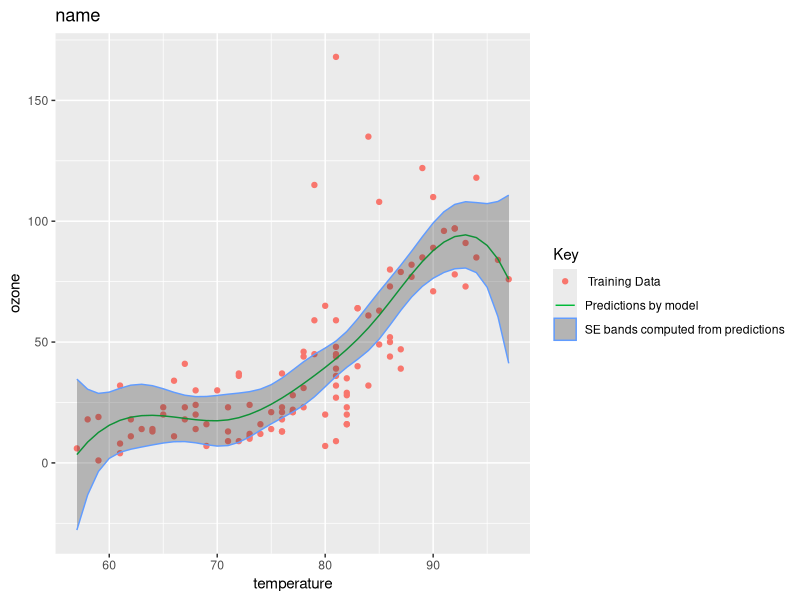
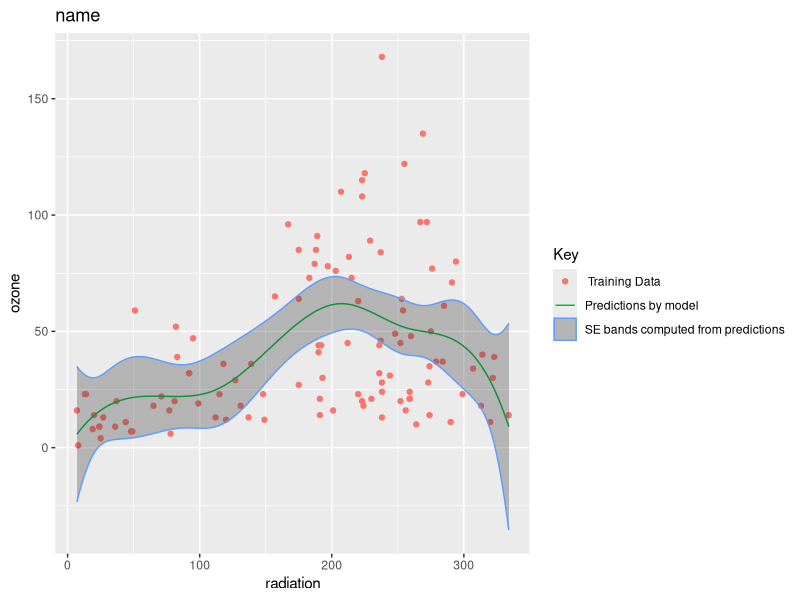
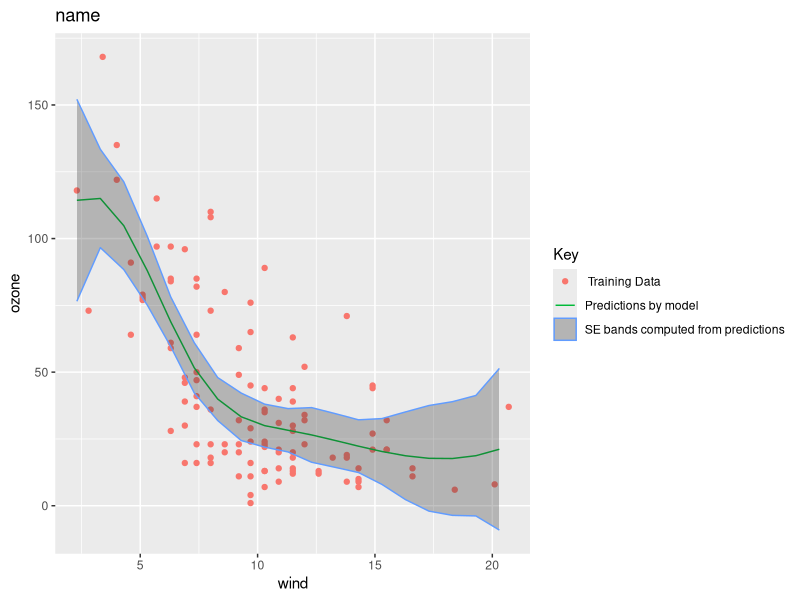
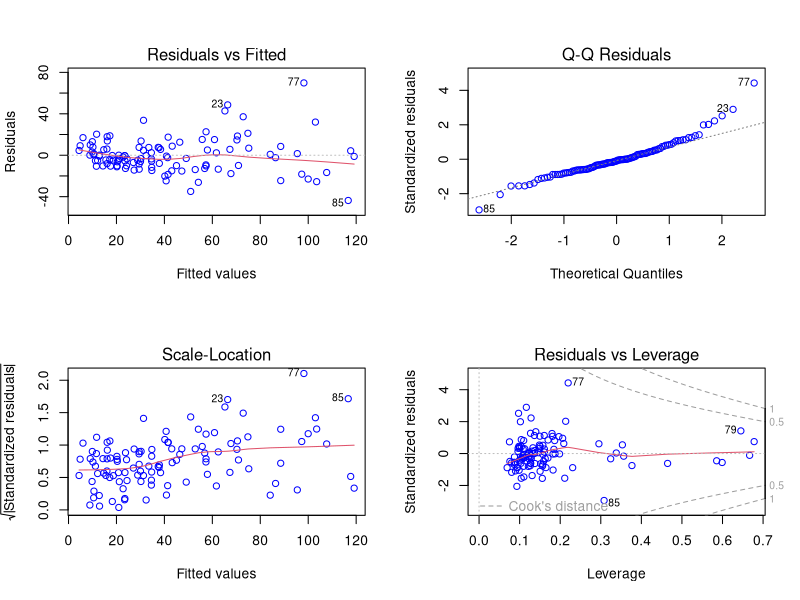
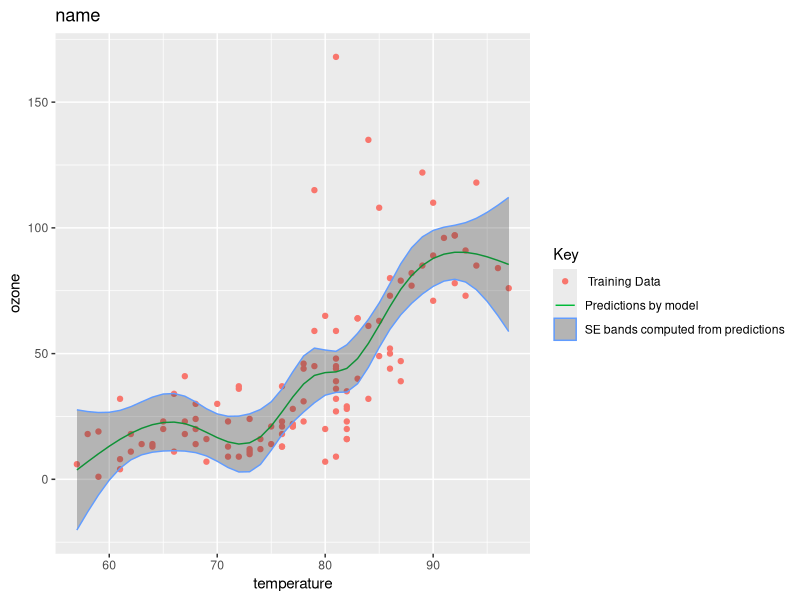
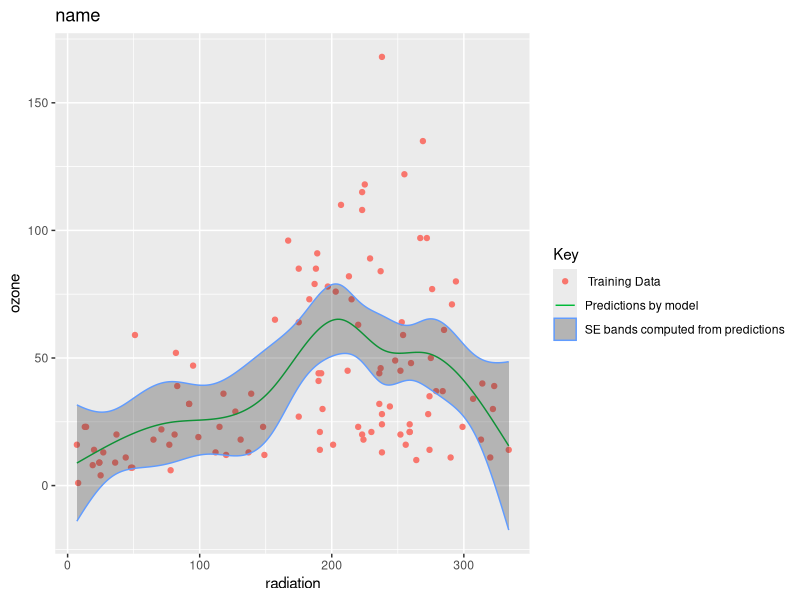
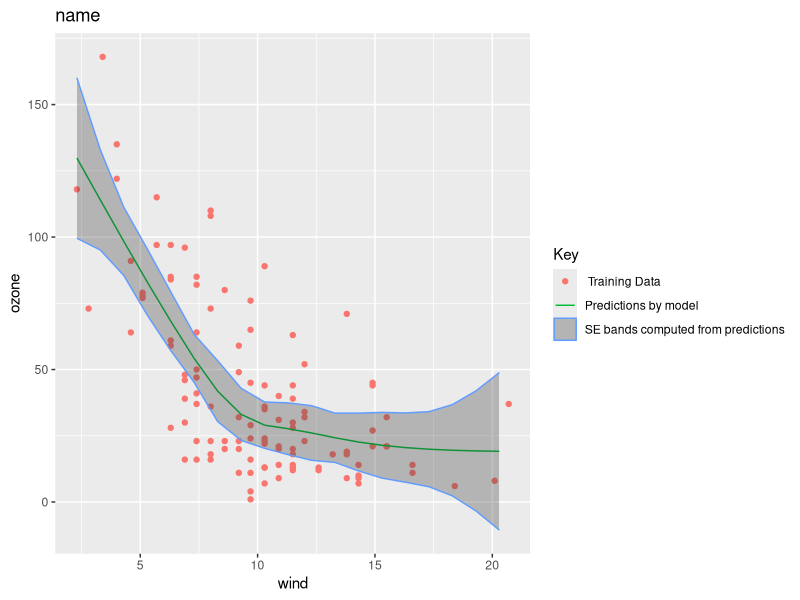
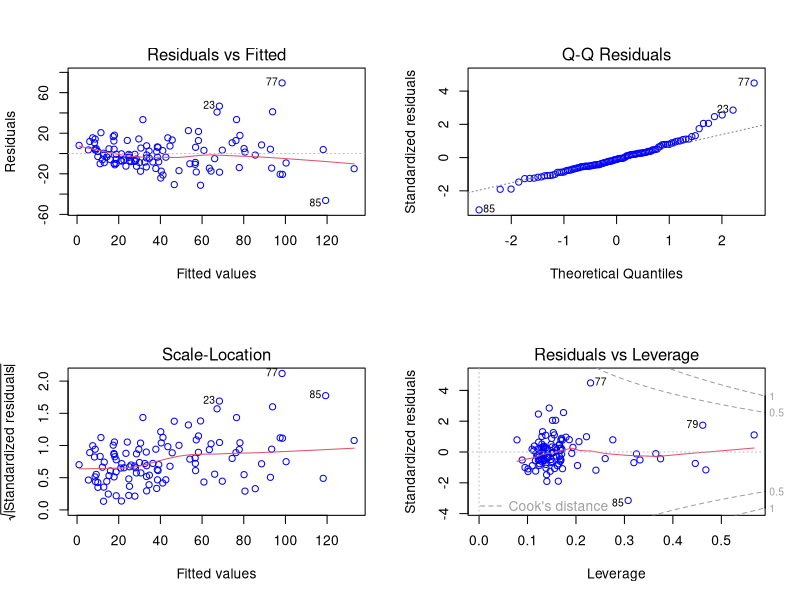

Recreate these plots in R, in order.
## ---- chunk 1
library(dplyr)
library(MASS)
library(knitr)
library(graphics)
library(splines)
library(gam)
library(mgcv)
library(broom)
library(ggplot2)
## ---- chunk 2
ozone.data<-read.table("ozone_data.txt", header = TRUE, dec=".")
## ---- chunk 3
head(ozone.data)
## ---- chunk 4
degf<-6
## ---- chunk 5
b.or.n.partial<-function(column, degf, type){
  
  # First we extract the feature data.
  feature<-ozone.data[[column]]
  # Construct a grid of values on which we use the model to predict ozone levels
  collims<-range(feature)
  col_grid<-seq(min(collims), max(collims))
  
  # This block performs regression with regression splines
  if(type == "bs"){
    if(column=="radiation"){
        # This builds the linear model
        model = lm(ozone~bs(radiation, df=degf), data = ozone.data)
        # Use the linear model to predict ozone levels on the grid
        pred<- predict(model, newdata = list(radiation = col_grid), se = TRUE)
    }
    else if(column == "temperature"){
          model = lm(ozone~bs(temperature, df=degf), data = ozone.data)
          pred<- predict(model, newdata = list(temperature = col_grid), se = TRUE)
    }
    else if(column == "wind"){
          model = lm(ozone~bs(wind, df=degf), data = ozone.data)
          pred<- predict(model, newdata = list(wind = col_grid), se = TRUE)
    }
    else{
      print("Incorrect Feature Input")
    }
  }
  
  # This block performs regression with natural splines.
  else if(type == "ns"){
    if(column=="radiation"){
        model = lm(ozone~ns(radiation, df=degf), data = ozone.data)
        pred<- predict(model, newdata = list(radiation = col_grid), se = TRUE)
    }
    else if(column == "temperature"){
          model = lm(ozone~ns(temperature, df=degf), data = ozone.data)
          pred<- predict(model, newdata = list(temperature = col_grid), se = TRUE)
    }
    else if(column == "wind"){
          model = lm(ozone~ns(wind, df=degf), data = ozone.data)
          pred<- predict(model, newdata = list(wind = col_grid), se = TRUE)
    }
    else{
      print("Incorrect Feature Input")
    }
  }
  else{
      print("Incorrect Spline Input")
  }
  
  # We construct the error bands as 2*(standard error) from our predictions
  # using our model
  error_bands<-with(pred, cbind("upper"=fit+2*se.fit, "lower" = fit - 2*se.fit))
  
  # Create the labels and titles for our plot
  label1<-"SE bands computed from predictions"
  label2<-"Predictions by model"
  Key<-" Training Data"
  
  if(type=="ns"){
    name<-"Natural Splines on Ozone Data"
  }
  else{
    name<-"Regression Splines on Ozone Data"
  }
  
  # Construct the plot 
  p<-ggplot() +
    geom_point(data = ozone.data, aes(x = feature, y = ozone, color=Key)) +
    geom_line(aes(x = col_grid, y = pred$fit, color=label2)) + 
    geom_ribbon(aes(x = col_grid, 
      ymin = error_bands[,"lower"], 
      ymax = error_bands[,"upper"],
      color=label1), 
      alpha = 0.3) + 
    xlim(collims) + 
    theme(legend.position = 'right') + 
    guides(fill=guide_legend(title="New Legend Title"))+
    labs(title="name", x=column, y="ozone")
  
  # display the plot
  print(p)
  # Return the model
  return(model)
  }
## ---- chunk 6
ss.partial<-function(column, degf){
    # Extract the data for the feature we are interested in 
    feature<-ozone.data[[column]]
    
    # Construct a model using smoothing splines where the smoothing parameter 
    # lambda is determined from the degrees of freedom
    fit_smooth = with(ozone.data, smooth.spline(feature, ozone, df = degf))
    # Construct a model with optimal \lambda determined from CV
    fit_smooth_cv = with(ozone.data, smooth.spline(feature, ozone, cv = TRUE))
    
    # Extract the effective degrees of freedom
    edf<-round(fit_smooth_cv$df,2)
  
    # Build the labels 
    Key<-paste(degf," degrees of freedom")
    label2<-paste(edf, "effective degrees of freedom")

    # Plot the smoothing splines
    p<- ggplot() +
        geom_point(data = ozone.data, aes(x = feature, y = ozone)) +
        geom_line(aes(x = fit_smooth$x, y = fit_smooth$y, 
                                                color = Key))  +
        geom_line(aes(x = fit_smooth_cv$x, y = fit_smooth_cv$y, 
                                                  color = label2)) +
        theme(legend.position = 'right') + 
        labs(title = "Smoothing Splines on Ozone Data", x=column, y="ozone") 
  # Print the plot
  print(p)
  # Return the model with \lambda determined via CV
  return(fit_smooth_cv)
}
## ---- chunk 7
bs.temp<-b.or.n.partial("temperature", degf,"bs")
bs.rad<-b.or.n.partial("radiation", degf,"bs")
## ---- chunk 8
bs.wind<-b.or.n.partial("wind", degf,"bs")
## ---- chunk 9
t<-toString(attr(bs(ozone.data[["temperature"]],df=degf),"knots"))
r<- toString(attr(bs(ozone.data[["radiation"]],df=degf),"knots"))
w<- toString(attr(bs(ozone.data[["wind"]],df=degf),"knots"))

sep="\n"
string<- paste("The x values of the knots are fixed at the values: ", sep, "Temperature: ", t, sep,"Radiation: ", r, sep, "Wind: ", w )
cat(string)  

## ---- chunk 10
t<- round(sum(abs(bs.temp$residual)^2), 2)
r<- round(sum(abs(bs.rad$residual)^2), 2)
w<- round(sum(abs(bs.wind$residual)^2), 2)

sep="\n"
string<- paste("The residual sum squares for each feature are as follow: ", sep, "Temperature: ", t, sep,"Radiation: ", r, sep, "Wind: ", w )
cat(string)
## ---- chunk 11
bsmodel<- lm(ozone ~  bs(radiation, degf)+bs(temperature, degf)+bs(wind, degf), data=ozone.data)
## ---- chunk 12
tidy(summary(bsmodel))
## ---- chunk 13
par(mfrow = c(2,2))
plot(bsmodel, col="blue")
## ---- chunk 14
submodel1<-lm(ozone~bs(radiation, degf) + bs(temperature, degf), data=ozone.data)
submodel2<-lm(ozone~bs(radiation, degf) + bs(wind, degf), data=ozone.data)
submodel3<-lm(ozone~bs(wind, degf) + bs(temperature, degf), data=ozone.data)

tidy(anova(bsmodel, submodel1))
tidy(anova(bsmodel, submodel2))
tidy(anova(bsmodel, submodel3))
## ---- chunk 15
ns.temp<-b.or.n.partial("temperature", degf,"ns")
ns.rad<-b.or.n.partial("radiation", degf,"ns")
## ---- chunk 16
ns.wind<-b.or.n.partial("wind", degf,"ns")
## ---- chunk 17
t<-toString(attr(ns(ozone.data[["temperature"]],df=degf),"knots"))
r<- toString(attr(ns(ozone.data[["radiation"]],df=degf),"knots"))
w<- toString(attr(ns(ozone.data[["wind"]],df=degf),"knots"))

sep="\n"
string<- paste("The x values of the knots for these models are at the following values: ", sep, "Temperature: ", t, sep,"Radiation: ", r, sep, "Wind: ", w )
cat(string)  
## ---- chunk 18
t<- round(sum(abs(ns.temp$residual)^2), 2)
r<- round(sum(abs(ns.rad$residual)^2), 2)
w<- round(sum(abs(ns.wind$residual)^2), 2)

sep="\n"
string<- paste("The residual sum squares for each feature are as follow: ", sep,"Temperature: ", t, sep,"Radiation: ", r, sep, "Wind: ", w )
cat(string)
## ---- chunk 19
nsmodel<- lm(ozone ~ ns(radiation, degf)+ns(temperature, degf)+ns(wind, degf), data=ozone.data)
## ---- chunk 20
tidy(summary(nsmodel))
## ---- chunk 21
par(mfrow = c(2,2))
plot(nsmodel, col="blue")
## ---- chunk 22
ss.temp<-ss.partial("temperature", degf)
ss.rad<-ss.partial("radiation", degf)
## ---- chunk 23
ss.wind<-ss.partial("wind", degf)
## ---- chunk 24
t<- round(ss.temp$lambda, 5)
r<- round(ss.rad$lambda, 5)
w<-  round(ss.wind$lambda, 5)

sep="\n"
string<- paste("The optimal smoothing parameters lambda as determined by LOOCV for each feature are as follow: ", sep, "Temperature: ", t, sep,"Radiation: ", r, sep, "Wind: ", w )
cat(string)
## ---- chunk 25
t<- round(ss.temp$pen.crit, 2)
r<- round(ss.rad$pen.crit, 2)
w<- round(ss.wind$pen.crit, 2)

sep="\n"
string<- paste("The residual sum squares for each feature are as follow: ", sep, "Temperature: ", t, sep,"Radiation: ", r, sep, "Wind: ", w )
cat(string)
## ---- chunk 26
ssmodel = gam(ozone ~ s(radiation) + s(temperature) + s(wind), data = ozone.data)
## ---- chunk 27
par(mfrow = c(1,3))
plot(ssmodel, se = TRUE, col = "blue")
## ---- chunk 28
par(mfrow = c(2,2))
gam.check(ssmodel)
## ---- chunk 29
reg.rss<-round(sum(abs(bsmodel$residuals)^2),2)
nat.rss<-round(sum(abs(nsmodel$residuals)^2),2)
ss.rss<-round(sum(abs(ssmodel$residuals)^2),2)

sep="\n"
string<- paste("The residual sum squares for each full model are as follow: ", sep, "Regression Splines: ", reg.rss, sep,"Natural Splines: ", nat.rss, sep, "Smoothing Splines: ", ss.rss )
cat(string)
